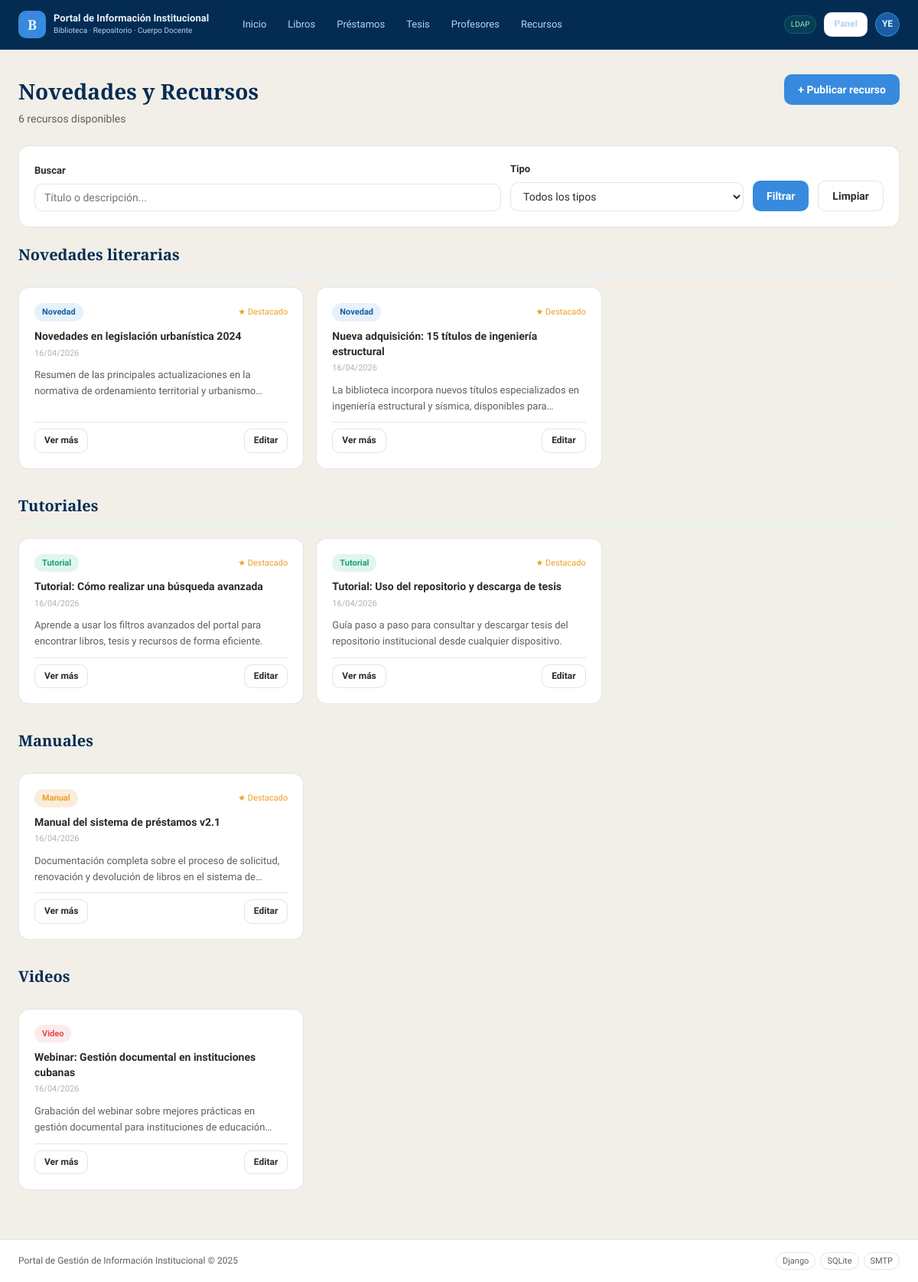
The app's page /biblioteca/recursos/ (signed in) with its own data.
### biblioteca/models.py (models this page shows, shortened)
class Recurso(models.Model):
    TIPO_CHOICES = [
        ('novedad',   'Novedad literaria'),
        ('tutorial',  'Tutorial'),
        ('manual',    'Manual'),
        ('video',     'Video'),
    ]
    titulo      = models.CharField(max_length=300)
    tipo        = models.CharField(max_length=20, choices=TIPO_CHOICES)
    descripcion = models.TextField(blank=True)
    archivo     = models.FileField(upload_to='recursos/', null=True, blank=True,
                                    verbose_name='Archivo (PDF, DOC...)')
    url_video   = models.URLField(blank=True, verbose_name='URL del video (YouTube, etc.)')
    imagen      = models.ImageField(upload_to='recursos/imagenes/', null=True, blank=True)
    publicado   = models.BooleanField(default=True)
    destacado   = models.BooleanField(default=False,
                                       verbose_name='Destacar en inicio')
    fecha_publicacion = models.DateTimeField(auto_now_add=True)
    autor       = models.ForeignKey(User, on_delete=models.SET_NULL,
                                     null=True, blank=True,
                                     related_name='recursos',
                                     verbose_name='Publicado por')
    class Meta:
        verbose_name        = 'Recurso'
        verbose_name_plural = 'Recursos'
        ordering            = ['-fecha_publicacion']
    def tiene_archivo(self):
        return bool(self.archivo)
    def tiene_video(self):
        return bool(self.url_video)

### biblioteca/views.py (the view)
# urls.py: path('recursos/',                         views.recurso_list,       name='recurso_list'),
@login_required
def recurso_list(request):
    recursos = Recurso.objects.filter(publicado=True)
    q    = request.GET.get('q', '')
    tipo = request.GET.get('tipo', '')
    if q:
        recursos = recursos.filter(
            Q(titulo__icontains=q) |
            Q(descripcion__icontains=q)
        )
    if tipo:
        recursos = recursos.filter(tipo=tipo)
    novedades  = recursos.filter(tipo='novedad')
    tutoriales = recursos.filter(tipo='tutorial')
    manuales   = recursos.filter(tipo='manual')
    videos     = recursos.filter(tipo='video')
    return render(request, 'biblioteca/recurso_list.html', {
        'recursos':      recursos,
        'novedades':     novedades,
        'tutoriales':    tutoriales,
        'manuales':      manuales,
        'videos':        videos,
        'total':         recursos.count(),
        'q':             q,
        'tipo':          tipo,
        'tipo_choices':  Recurso.TIPO_CHOICES,
    })

### templates/biblioteca/recurso_list.html (shortened to what this page needs)
{% extends 'base.html' %}
{% block content %}
<div class="page-header">
  <div>
    <h1 class="page-header__title">Novedades y Recursos</h1>
    <p class="page-header__sub">{{ total }} recurso{{ total|pluralize }} disponible{{ total|pluralize }}</p>
  </div>
  {% if user.is_staff %}
    <a href="{% url 'biblioteca:recurso_crear' %}" class="btn btn--primary">+ Publicar recurso</a>
  {% endif %}
</div>
<div class="card" style="margin-bottom:1.25rem;">
  <form method="get" style="display:flex; gap:12px; flex-wrap:wrap; align-items:flex-end;">
    <div class="form-group" style="flex:2; margin:0;">
      <label>Buscar</label>
      <input type="text" name="q" value="{{ q }}"
             placeholder="Título o descripción..." class="form-control" />
    </div>
    <div class="form-group" style="flex:1; margin:0;">
      <label>Tipo</label>
      <select name="tipo" class="form-control">
        <option value="">Todos los tipos</option>
      </select>
    </div>
    <button type="submit" class="btn btn--primary" style="height:40px;">Filtrar</button>
    <a href="{% url 'biblioteca:recurso_list' %}" class="btn btn--secondary" style="height:40px;">
      Limpiar
    </a>
  </form>
</div>
{% if not tipo %}
  {% if novedades %}
  <div style="margin-bottom:2rem;">
    <h2 style="font-family:var(--fuente-titulo); font-size:20px;
               color:var(--azul-oscuro); margin-bottom:1rem;
               padding-bottom:0.5rem; border-bottom:2px solid var(--azul-fondo);">
      Novedades literarias
    </h2>
    <div style="display:grid; grid-template-columns:repeat(auto-fill,minmax(280px,1fr)); gap:1rem;">
      {% for r in novedades %}{% include 'biblioteca/includes/recurso_card.html' with recurso=r %}{% endfor %}
    </div>
  </div>
  {% endif %}
  {% if tutoriales %}
  <div style="margin-bottom:2rem;">
    <h2 style="font-family:var(--fuente-titulo); font-size:20px;
               color:var(--azul-oscuro); margin-bottom:1rem;
               padding-bottom:0.5rem; border-bottom:2px solid var(--verde-fondo);">
      Tutoriales
    </h2>
    <div style="display:grid; grid-template-columns:repeat(auto-fill,minmax(280px,1fr)); gap:1rem;">
      {% for r in tutoriales %}{% include 'biblioteca/includes/recurso_card.html' with recurso=r %}{% endfor %}
    </div>
  </div>
  {% endif %}
  {% if manuales %}
  <div style="margin-bottom:2rem;">
    <h2 style="font-family:var(--fuente-titulo); font-size:20px;
               color:var(--azul-oscuro); margin-bottom:1rem;
               padding-bottom:0.5rem; border-bottom:2px solid var(--ambar-fondo);">
      Manuales
    </h2>
    <div style="display:grid; grid-template-columns:repeat(auto-fill,minmax(280px,1fr)); gap:1rem;">
      {% for r in manuales %}{% include 'biblioteca/includes/recurso_card.html' with recurso=r %}{% endfor %}
    </div>
  </div>
  {% endif %}
  {% if videos %}
  <div style="margin-bottom:2rem;">
    <h2 style="font-family:var(--fuente-titulo); font-size:20px;
               color:var(--azul-oscuro); margin-bottom:1rem;
               padding-bottom:0.5rem; border-bottom:2px solid var(--rojo-fondo);">
      Videos
    </h2>
    <div style="display:grid; grid-template-columns:repeat(auto-fill,minmax(280px,1fr)); gap:1rem;">
      {% for r in videos %}{% include 'biblioteca/includes/recurso_card.html' with recurso=r %}{% endfor %}
    </div>
  </div>
  {% endif %}
{% endif %}
{% endblock %}

### templates/includes/navbar.html (shortened to what this page needs)
{% load static %}
<header class="navbar">
  <div class="navbar__inner">
    <a href="{% url 'home' %}" class="navbar__brand">
      <div class="navbar__logo">B</div>
      <div>
        <div class="navbar__title">Portal de Información Institucional</div>
        <div class="navbar__sub">Biblioteca · Repositorio · Cuerpo Docente</div>
      </div>
    </a>
    <nav class="navbar__nav">
      <a href="{% url 'home' %}" class="nav-link {% if request.resolver_match.url_name == 'home' %}nav-link--active{% endif %}">Inicio</a>
      <a href="{% url 'biblioteca:libro_list' %}" class="nav-link">Libros</a>
      <a href="{% url 'biblioteca:prestamo_list' %}" class="nav-link">Préstamos</a>
      <a href="{% url 'biblioteca:tesis_list' %}" class="nav-link">Tesis</a>
      <a href="{% url 'biblioteca:profesor_list' %}" class="nav-link">Profesores</a>
      <a href="{% url 'biblioteca:recurso_list' %}" class="nav-link">Recursos</a>
    </nav>
    <div class="navbar__auth">
      {% if user.is_authenticated %}
        <span class="ldap-badge">LDAP</span>
        {% if user.is_staff %}
          <a href="{% url 'biblioteca:panel' %}"
            class="btn btn--secondary btn--sm"
            style="color:var(--azul-palido); border-color:rgba(181,212,244,0.3);">
            Panel
          </a>
        {% endif %}
        <div class="user-menu">
          <div class="user-avatar">{{ user.username|slice:":2"|upper }}</div>
        </div>
      {% else %}
        <a href="{% url 'login' %}" class="btn btn--primary btn--sm">Iniciar sesión</a>
      {% endif %}
    </div>
  </div>
</header>

### templates/biblioteca/includes/recurso_card.html (shortened to what this page needs)
{% load static %}
<div class="card" style="display:flex; flex-direction:column; gap:10px;">
  <div style="display:flex; justify-content:space-between; align-items:center;">
    {% if recurso.tipo == 'novedad' %}
      <span class="badge badge--info">Novedad</span>
    {% elif recurso.tipo == 'tutorial' %}
      <span class="badge" style="background:var(--verde-fondo); color:var(--verde);">Tutorial</span>
    {% elif recurso.tipo == 'manual' %}
      <span class="badge" style="background:var(--ambar-fondo); color:var(--ambar);">Manual</span>
    {% elif recurso.tipo == 'video' %}
      <span class="badge" style="background:var(--rojo-fondo); color:var(--rojo);">Video</span>
    {% endif %}
    {% if recurso.destacado %}
      <span style="font-size:11px; color:var(--ambar);">★ Destacado</span>
    {% endif %}
  </div>
  <div>
    <div style="font-weight:600; font-size:14px; color:var(--gris-texto); line-height:1.4;">
      {{ recurso.titulo }}
    </div>
    <div style="font-size:11px; color:var(--gris-suave); margin-top:3px;">
      {{ recurso.fecha_publicacion|date:"d/m/Y" }}
    </div>
  </div>
  {% if recurso.descripcion %}
    <p style="font-size:13px; color:var(--gris-medio); line-height:1.6;
              display:-webkit-box; -webkit-line-clamp:2; line-clamp:3;
              -webkit-box-orient:vertical; overflow:hidden;">
      {{ recurso.descripcion }}
    </p>
  {% endif %}
  <div style="display:flex; gap:6px; margin-top:auto; padding-top:8px;
              border-top:1px solid var(--borde); flex-wrap:wrap;">
    <a href="{% url 'biblioteca:recurso_detail' recurso.pk %}"
       class="btn btn--secondary btn--sm">Ver más</a>
    {% if user.is_staff %}
      <a href="{% url 'biblioteca:recurso_editar' recurso.pk %}"
         class="btn btn--secondary btn--sm" style="margin-left:auto;">Editar</a>
    {% endif %}
  </div>
</div>

### static/css/main.css (style rules this page uses)
:root { --azul-oscuro: #042C53; --azul-medio: #0C447C; --azul: #185FA5; --azul-claro: #378ADD; --azul-palido: #B5D4F4; --azul-fondo: #E6F1FB; --verde: #1D9E75; --verde-fondo: #E1F5EE; --rojo: #E24B4A; --rojo-fondo: #FCEBEB; --ambar: #EF9F27; --ambar-fondo: #FAEEDA; --gris-texto: #2C2C2A; --gris-medio: #5F5E5A; --gris-suave: #B4B2A9; --gris-fondo: #F1EFE8; --blanco: #ffffff; --borde: rgba(44,44,42,0.12); --sombra: 0 1px 4px rgba(0,0,0,0.08); --radio-sm: 6px; --radio-md: 10px; --radio-lg: 14px; --radio-pill: 999px; --fuente-titulo: 'Playfair Display', Georgia, serif; --fuente-cuerpo: 'Source Sans 3', system-ui, sans-serif; }
*, *::before, *::after { box-sizing: border-box; margin: 0; padding: 0; }
html { font-size: 16px; }
body { font-family: var(--fuente-cuerpo); background: var(--gris-fondo); color: var(--gris-texto); line-height: 1.6; min-height: 100vh; display: flex; flex-direction: column; }
a { color: var(--azul-claro); text-decoration: none; }
.navbar { background: var(--azul-oscuro); position: sticky; top: 0; z-index: 100; border-bottom: 1px solid rgba(255,255,255,0.06); }
.navbar__inner { max-width: 1280px; margin: 0 auto; padding: 0 1.5rem; height: 64px; display: flex; align-items: center; gap: 2rem; }
.navbar__brand { display: flex; align-items: center; gap: 10px; text-decoration: none; flex-shrink: 0; }
.navbar__logo { width: 36px; height: 36px; border-radius: var(--radio-md); background: var(--azul-claro); display: flex; align-items: center; justify-content: center; font-family: var(--fuente-titulo); font-size: 18px; font-weight: 700; color: var(--azul-fondo); }
.navbar__title { font-size: 13px; font-weight: 600; color: var(--azul-fondo); line-height: 1.2; }
.navbar__sub { font-size: 10px; color: var(--azul-palido); font-weight: 300; }
.navbar__nav { display: flex; align-items: center; gap: 4px; flex: 1; }
.nav-link { font-size: 13px; color: var(--azul-palido); font-weight: 400; padding: 6px 12px; border-radius: var(--radio-pill); transition: background 0.15s, color 0.15s; }
.navbar__auth { display: flex; align-items: center; gap: 10px; margin-left: auto; }
.ldap-badge { font-size: 10px; color: #9FE1CB; background: rgba(29,158,117,0.15); border: 1px solid rgba(29,158,117,0.35); padding: 3px 8px; border-radius: var(--radio-pill); }
.user-menu { position: relative; }
.user-avatar { width: 32px; height: 32px; border-radius: 50%; background: var(--azul); border: 1px solid var(--azul-claro); display: flex; align-items: center; justify-content: center; font-size: 12px; font-weight: 600; color: var(--azul-fondo); cursor: pointer; }
.btn { display: inline-flex; align-items: center; gap: 6px; padding: 9px 18px; border-radius: var(--radio-md); font-size: 14px; font-weight: 600; font-family: var(--fuente-cuerpo); cursor: pointer; border: none; transition: opacity 0.15s, transform 0.1s; text-decoration: none; }
.btn--primary { background: var(--azul-claro); color: var(--blanco); }
.btn--secondary { background: var(--blanco); color: var(--gris-texto); border: 1px solid var(--borde); }
.btn--sm { padding: 5px 12px; font-size: 12px; }
.card { background: var(--blanco); border: 1px solid var(--borde); border-radius: var(--radio-lg); padding: 1.25rem; }
.badge { font-size: 11px; font-weight: 600; padding: 3px 10px; border-radius: var(--radio-pill); display: inline-block; }
.badge--info { background: var(--azul-fondo); color: var(--azul); }
.form-group { margin-bottom: 1.25rem; }
.form-group label { display: block; font-size: 13px; font-weight: 600; color: var(--gris-texto); margin-bottom: 0.4rem; }
.form-group input, .form-group select, .form-group textarea { width: 100%; padding: 9px 12px; border: 1px solid var(--borde); border-radius: var(--radio-md); font-size: 14px; font-family: var(--fuente-cuerpo); color: var(--gris-texto); background: var(--blanco); transition: border-color 0.15s; }
.page-header { display: flex; align-items: flex-start; justify-content: space-between; margin-bottom: 1.5rem; }
.page-header__title { font-family: var(--fuente-titulo); font-size: 28px; font-weight: 700; color: var(--azul-oscuro); }
.page-header__sub { font-size: 14px; color: var(--gris-medio); margin-top: 2px; }

### records on screen
Recurso: tipo "Novedad", destacado "★ Destacado", titulo "Novedades en legislación urbanística 2024", fecha_publicacion "16/04/2026", descripcion "Resumen de las principales actualizaciones en la normativa de ordenamiento territorial y…"
Recurso: tipo "Novedad", destacado "★ Destacado", titulo "Nueva adquisición: 15 títulos de ingeniería estructural", fecha_publicacion "16/04/2026", descripcion "La biblioteca incorpora nuevos títulos especializados en ingeniería estructural y sísmica, disponibles…"
Recurso: tipo "Tutorial", destacado "★ Destacado", titulo "Tutorial: Cómo realizar una búsqueda avanzada", fecha_publicacion "16/04/2026", descripcion "Aprende a usar los filtros avanzados del portal para encontrar libros, tesis y recursos de forma eficiente."
Recurso: tipo "Tutorial", destacado "★ Destacado", titulo "Tutorial: Uso del repositorio y descarga de tesis", fecha_publicacion "16/04/2026", descripcion "Guía paso a paso para consultar y descargar tesis del repositorio institucional desde cualquier dispositivo."
Recurso: tipo "Manual", destacado "★ Destacado", titulo "Manual del sistema de préstamos v2.1", fecha_publicacion "16/04/2026", descripcion "Documentación completa sobre el proceso de solicitud, renovación y devolución de libros en el sistema…"
Recurso: tipo "Video", titulo "Webinar: Gestión documental en instituciones cubanas", fecha_publicacion "16/04/2026", descripcion "Grabación del webinar sobre mejores prácticas en gestión documental para instituciones de…"

### other values on screen
{{ user.username|slice:":2"|upper }} "YE"
{{ total }} "6"
